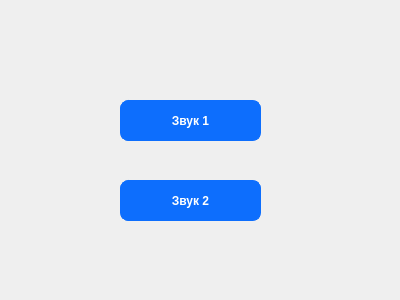
<?xml version="1.0" encoding="UTF-8"?>
<ui version="4.0">
 <class>Form</class>
 <widget class="QWidget" name="Form">
  <property name="geometry">
   <rect>
    <x>0</x>
    <y>0</y>
    <width>400</width>
    <height>300</height>
   </rect>
  </property>
  <property name="windowTitle">
   <string>Form</string>
  </property>
  <property name="styleSheet">
   <string notr="true">font: 75 italic 8pt &quot;Times New Roman&quot;;</string>
  </property>
  <widget class="QPushButton" name="pushButton">
   <property name="geometry">
    <rect>
     <x>120</x>
     <y>90</y>
     <width>141</width>
     <height>51</height>
    </rect>
   </property>
   <property name="styleSheet">
    <string notr="true">QPushButton {
  background-color: #0d6efd;
  color: #fff;
  font-weight: 600;
  border-radius: 8px;
  border: 1px solid #0d6efd;
  padding: 5px 15px;
  margin-top: 10px;
  outline: 0px;
}

QPushButton:hover,
QPushButton:focus {
  background-color: #0b5ed7;
  border: 3px solid #9ac3fe;
}</string>
   </property>
   <property name="text">
    <string>Звук 1</string>
   </property>
  </widget>
  <widget class="QPushButton" name="pushButton_2">
   <property name="geometry">
    <rect>
     <x>120</x>
     <y>170</y>
     <width>141</width>
     <height>51</height>
    </rect>
   </property>
   <property name="styleSheet">
    <string notr="true">QPushButton {
  background-color: #0d6efd;
  color: #fff;
  font-weight: 600;
  border-radius: 8px;
  border: 1px solid #0d6efd;
  padding: 5px 15px;
  margin-top: 10px;
  outline: 0px;
}

QPushButton:hover,
QPushButton:focus {
  background-color: #0b5ed7;
  border: 3px solid #9ac3fe;
}</string>
   </property>
   <property name="text">
    <string>Звук 2</string>
   </property>
  </widget>
 </widget>
 <resources/>
 <connections/>
</ui>
